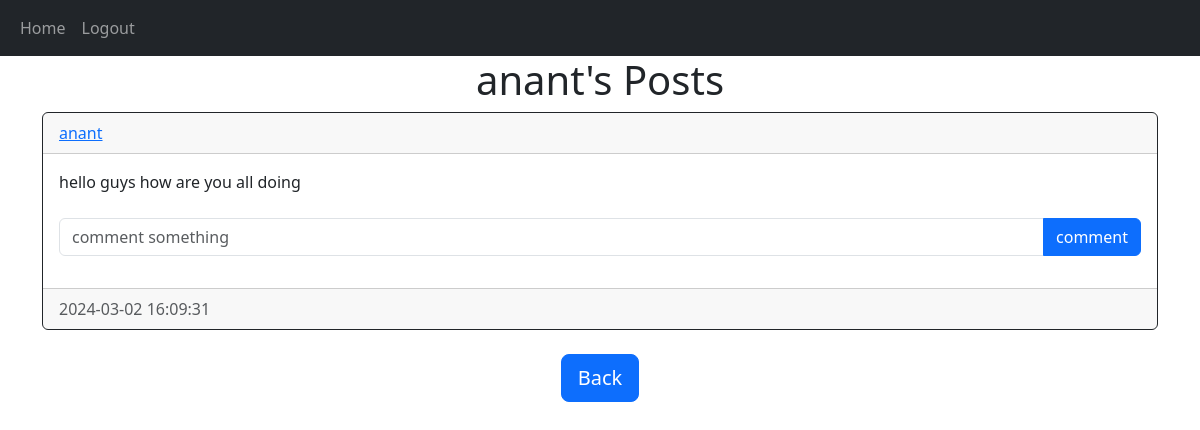
The page /post/anant (signed in) on the database its author committed.
### website/model.py (models this page shows)
class User(db.Model,UserMixin):
    id=db.Column(db.Integer,primary_key=True)
    email=db.Column(db.String(150),unique=True)
    username=db.Column(db.String(150),unique=True)
    password=db.Column(db.String(150))
    date_created=db.Column(db.DateTime(timezone=True),default=func.now())
    posts=db.relationship('Post',backref='user',passive_deletes=True)
    comments=db.relationship('Comment',backref='user',passive_deletes=True)

class Post(db.Model):
     id=db.Column(db.Integer,primary_key=True)
     text=db.Column(db.Text,nullable=False)
     date_created=db.Column(db.DateTime(timezone=True),default=func.now())
     author=db.Column(db.Integer,db.ForeignKey('user.id',ondelete="CASCADE"),nullable=False)
     comments=db.relationship('Comment',backref='post',passive_deletes=True)

### website/views.py (the view)
@views.route('/post/<username>')
@login_required
def posts(username):
    user=User.query.filter_by(username=username).first()
    if not user:
        flash('no such username exists',category="error")
        return redirect(url_for('views.home'))
    posts=user.posts
    return render_template('posts.html',user=current_user,posts=posts,username=username)

### website/__init__.py (called while the page is built)
def create_app():
    app=Flask(__name__)
    app.config['SECRET_KEY']="anant"
    app.config["SQLALCHEMY_DATABASE_URI"]="sqlite:///User.sqlite"
    db.init_app(app)
    from .views import views
    from .auth import auth
    app.register_blueprint(views,url_prefix="/")
    app.register_blueprint(auth,url_prefix="/")
    from .model import User,Post
    create_database(app)
    login_manager=LoginManager()
    login_manager.login_view="auth.login"
    login_manager.init_app(app)
    @login_manager.user_loader
    def load_user(id):
        return User.query.get(int(id))
    return app

### website/templates/posts.html (shortened to what this page needs)
{%extends "post_div.html" %}
{% block header %}
{{username}}'s Posts
{% endblock %}
{% block footer %}
<div align="center">
    <a href="/home"> <button type="button" class="btn btn-primary btn-lg">Back</button></a>
 </div>
{% endblock %}

### website/templates/post_div.html (shortened to what this page needs)
{%extends "base.html" %}
{% block content %}
<h1 align="center"> {%block header %} Posts {%endblock%}</h1>
<div id="posts">
{% for post in posts%}
<div class="card border-dark">
<div class="card-header d-flex justify-content-between align-items-center">
<a href="/posts/{{post.user.username}}">{{post.user.username}}</a>
</div>
<div class="card-body">
<div class="card-text">{{post.text}}</div>
<br/>
<form class="input-group mb-3" method='POST' action='/create-comment/{{post.id}}'>
    <input type="text" id="text" name="text" class="form-control" placeholder="comment something" \>
    <button type="submit" class="btn btn-primary">comment</button>
</form>
</div>
<div class="card-footer text-muted">{{post.date_created}}</div>
</div>
<br/>
{%endfor %}
</div>
{%block footer%}{%endblock%}
{% endblock %}

### rows shown on the page
User: username "anant"
Post: user.username "anant", text "hello guys how are you all doing", date_created "2024-03-02 16:09:31"
